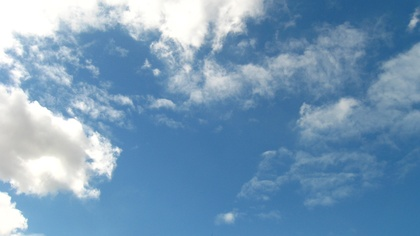
%> input picture assn1/sky/source.jpg, 420 x 236 px, shrunk from 3264 x 1832 before the run
$ octave main.m   (GNU Octave 9; MATLAB toolbox functions it lacks are replaced by stand-ins)
%> lines starting %> are read from the running program, lines starting %| are printed output that depends on the picture
### assn1/sky/luminance_remap.m
function remapped = luminance_remap(source, target)
    % assumes that the source is in LAB format ranging from 0-100
    % assumes that target is a grayscale image ranging from 0-1
    source_luminance = source(:,:,1) / 100;
    mu_a = mean(source_luminance(:));
    mu_b = mean(target(:));
    sigma_a = std(source_luminance(:));
    sigma_b = std(target(:));
    remapped = sigma_b / sigma_a * (source_luminance - mu_a) + mu_b;
    %source(:,:,1) = new_luminance;
    %remapped = source;
end

### assn1/sky/sampling.m
function jittered = sampling(image_luminance, image_lab, num_samples)
    % assumes num_samples is square number. num_samples = n^2 where n is an
    % integer
    fv = {};
    jittered = {};
    n = sqrt(num_samples);
    [y, x] = size(image_luminance);
    y_step = floor(y / n);
    x_step = floor(x / n);
    sample_idx = randi([1, y_step*x_step], 1, num_samples*2);
    fv.sds = zeros([1,num_samples]);
    fv.luminance = zeros([1, num_samples]);
    fv.ab = zeros([num_samples, 2]);
    jittered.points = zeros([num_samples, 2]);
    idx = 1;
    amt_to_pad = 2;
    padded = padarray(image_luminance, [amt_to_pad, amt_to_pad]);
    for j = 1:x_step:x-x_step-1
        for i = 1:y_step:y-y_step-1
            value = sample_idx(idx);
            % determines index inside block
            new_j = ceil(value / y_step);
            new_i = value - (new_j-1)*y_step;

            actual_i = i+new_i-1;
            actual_j = j+new_j-1;
            actual_pixel = image_luminance(actual_i, actual_j);
            ab = image_lab(actual_i, actual_j, 2:3);
            block = padded(actual_i:actual_i+amt_to_pad*2, actual_j:actual_j+amt_to_pad*2);
            fv.sds(idx) = std(block(:));
            fv.luminance(idx) = actual_pixel(:, :);
            fv.ab(idx, :) = ab;
            jittered.points(idx, :) = [actual_i, actual_j];
            idx = idx + 1;

        end
    end
    jittered.fv = [fv.luminance(:), fv.sds(:)];
    jittered.ab = fv.ab;
end

### assn1/sky/sd_neighborhood.m
function sds = sd_neighborhood(image, neighborhood_size)
    if nargin < 2
        neighborhood_size = 5;
    end
    amt_to_pad = (neighborhood_size - 1) / 2;
    [y, x] = size(image);
    sds = zeros([y, x]);
    padded = padarray(image, [amt_to_pad, amt_to_pad]);
    for i = amt_to_pad+1:y+2
        for j = amt_to_pad+1:x+2
            region = padded(i-2:i+2, j-2:j+2);
            sd = std(region(:));
            sds(i-2, j-2) = sd;
        end
    end
end

### assn1/sky/transfer_sample_fv.m
function transferred = transfer_sample_fv(jittered, target)
    target_fv = target.fv;
    transferred = zeros(size(target.image));
    transferred(:, :, 1) = target.lab;
    [c_y, c_x] = size(target.lab);


    img_source = imread('target.JPG');
    img_lab = rgb2lab(img_source);


    for j = 1:c_x
        for i = 1:c_y
            idx = (i-1) + (j-1)*c_y + 1;
            best_match = compute_best_match(target_fv(idx, :), jittered.fv);

             R = img_source(i,j,1);
            G = img_source(i,j,2);
            B = img_source(i,j,3);

            if (abs(R - G)<5  &&  abs(G - B)<5  && B > R && B>G  && B>50 && B<230  )
                transferred(i, j, 2:3) = jittered.ab(best_match, :);
            else
                transferred(i, j, 2:3) = img_lab(i, j, 2:3);
            end
%              transferred(i, j, 2:3) = jittered.ab(best_match, :);
        end
    end
    transferred(:,:,1) = transferred(:,:,1) * 100;
end

### assn1/sky/image_colorization.m
function transferred = image_colorization(target, csource, GRAPH)
    jittered = sampling(csource.luminance, csource.lab, 256);
    if GRAPH
        imshow(csource.image);
        hold on;
        scatter(jittered.points(:,2), jittered.points(:,1), 'r');
    end
    target.sds = sd_neighborhood(target.luminance, 5);
    target.fv = [target.luminance(:), target.sds(:)];
    transferred = transfer_sample_fv(jittered, target);
end

### assn1/sky/main.m

clc; clear all;

GRAPH = false;
SAVE = false;
%% load images

gtarget = {};
ctarget = {};
gsource = {};
csource = {};

csource.image = im2double(imread('source.jpg'));
ctarget.image = im2double(imread('target.jpg'));
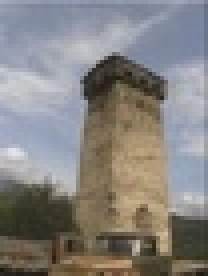
%> input picture assn1/sky/target.JPG, 52 x 69 px, shrunk from 401 x 537 before the run (shown 4 times larger)

gsource.image = im2double(rgb2gray(csource.image));
gtarget.image = im2double(rgb2gray(ctarget.image));
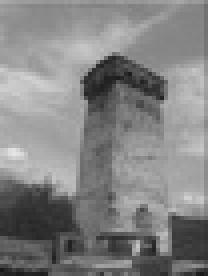
%> gtarget.image: size 69x52 double (shown 4 times larger); min 0.0934, max 0.899, mean 0.516

%% to LAB color space
csource.lab = rgb2lab(csource.image);
%> csource.lab: size 236x420x3 double; mean of channels 1, 2, 3 62.1, -3.3, -19.7
gsource.lab = gsource.image;
gtarget.lab = gtarget.image;

%% map luminance to target luminance
csource.luminance = luminance_remap(csource.lab, gtarget.lab);
%> in luminance_remap, `mu_a = mean(source_luminance(:));`: mu_a = 0.621
%> in luminance_remap, `mu_b = mean(target(:));`: mu_b = 0.516
%> in luminance_remap, `sigma_a = std(source_luminance(:));`: sigma_a = 0.168
%> in luminance_remap, `sigma_b = std(target(:));`: sigma_b = 0.169
gsource.luminance = luminance_remap(gsource.lab, gtarget.lab);
%> in luminance_remap (call 2), `source_luminance = source(:,:,1) / 100;`:
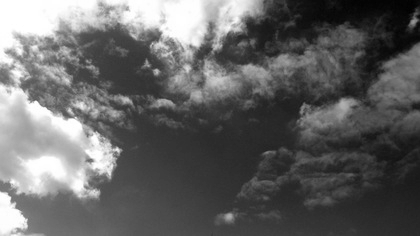
%> source_luminance: size 236x420 double; min 0.00305, max 0.01, mean 0.00578; drawn with min black and max white
%> in luminance_remap (call 2), `mu_a = mean(source_luminance(:));`: mu_a = 0.00578
%> in luminance_remap (call 2), `sigma_a = std(source_luminance(:));`: sigma_a = 0.00185
gtarget.luminance = gtarget.lab;
% pixel values are luminance

transferred = image_colorization(gtarget, csource, GRAPH);
%> in sampling, `[y, x] = size(image_luminance);`: y = 236; x = 420
%> in sampling, `y_step = floor(y / n);`: y_step = 14
%> in sampling, `x_step = floor(x / n);`: x_step = 26
%> in sampling, `padded = padarray(image_luminance, [amt_to_pad, amt_to_pad]);`:
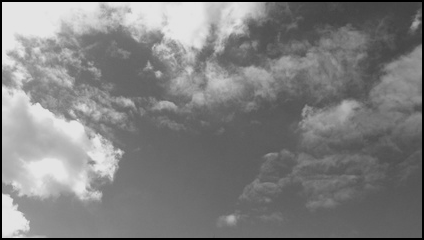
%> padded: size 240x424 double; min 0, max 0.897, mean 0.502
%> the loop in sampling, `for j = 1:x_step:x-x_step-1` made 16 passes
%> j on passes 2 to 13: 27, 53, 79, 105, 131, 157, 183, 209, 235, 261, 287, 313
%> after the loop in sampling, `for j = 1:x_step:x-x_step-1`: idx = 257
%> in sampling, `jittered.fv = [fv.luminance(:), fv.sds(:)];`: jittered.fv = 256 rows, first 12: [0.897 3.4e-16; 0.897 3.4e-16; 0.894 0.00238; 0.651 0.0791; 0.778 0.0731; 0.661 0.0676; 0.835 0.113; 0.81 0.0171; 0.749 0.0139; 0.705 0.008; 0.689 0.00432; 0.724 0.00837]
%> in sampling, `jittered.ab = fv.ab;`: jittered.ab = 256 rows, first 12: [-0.00245 0.00465; -0.00245 0.00465; -0.366 2.03; -3.57 -10.95; -2.81 -5.4; -3.18 -16.5; -4.06 -5.76; -0.372 2.07; -0.363 0.99; -0.558 2.62; -1.26 2.38; -0.378 2.11]
%> in sd_neighborhood, `[y, x] = size(image);`: y = 69; x = 52
%> in sd_neighborhood, `sds = zeros([y, x]);`: sds: size 69x52 double; every value is 0
%> in sd_neighborhood, `padded = padarray(image, [amt_to_pad, amt_to_pad]);`:
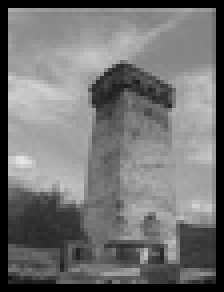
%> padded: size 73x56 double (shown 4 times larger); min 0, max 0.899, mean 0.453
%> the loop in sd_neighborhood, `for i = amt_to_pad+1:y+2` made 69 passes
%> after the loop in sd_neighborhood, `for i = amt_to_pad+1:y+2`:
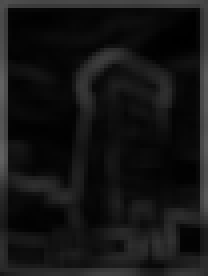
%> sds: size 69x52 double (shown 4 times larger); min 0.00296, max 0.388, mean 0.0824
%> in transfer_sample_fv, `[c_y, c_x] = size(target.lab);`: c_y = 69; c_x = 52
%> in transfer_sample_fv, img_source is the input picture: size 69x52x3 uint8; mean R, G, B 133.6, 131.1, 128.2
%> in transfer_sample_fv, `img_lab = rgb2lab(img_source);`: img_lab: size 69x52x3 double; mean of channels 1, 2, 3 54.5, 0.9, 2.4
%> the loop in transfer_sample_fv, `for j = 1:c_x` made 52 passes
%> after the loop in transfer_sample_fv, `for j = 1:c_x`: transferred: size 69x52x3 double; mean of channels 1, 2, 3 0.5, -1, 1.4
%> in transfer_sample_fv, `transferred(:,:,1) = transferred(:,:,1) * 100;`: transferred: size 69x52x3 double; mean of channels 1, 2, 3 51.6, -1, 1.4
imshow(lab2rgb(transferred));
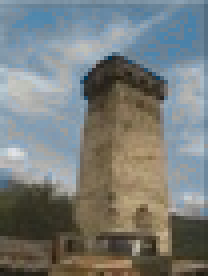
%> displayed picture: size 69x52x3, on the screen's scale of 0 to 255 (shown 4 times larger); mean R, G, B 120.6, 124.9, 122.6
